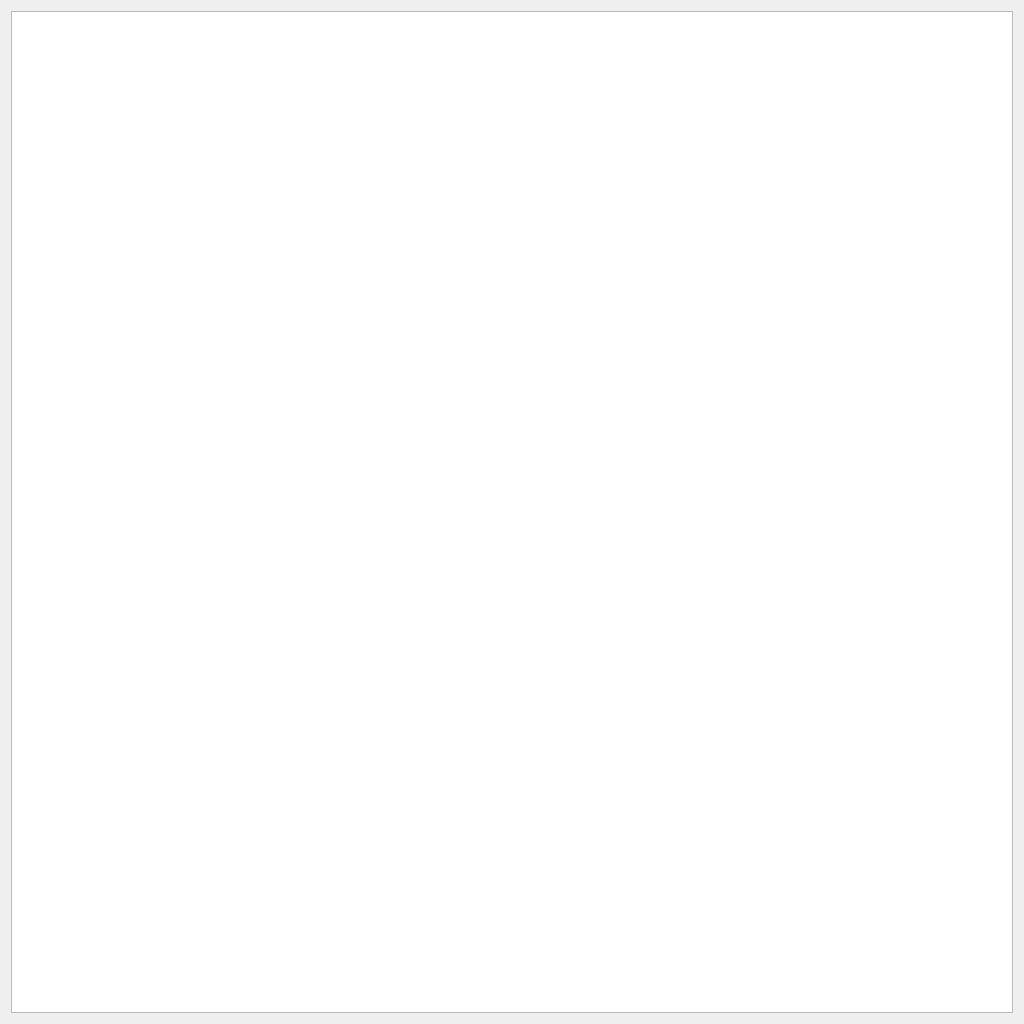
<?xml version="1.0" encoding="UTF-8"?>
<ui version="4.0">
 <class>MainWindow</class>
 <widget class="QMainWindow" name="MainWindow">
  <property name="geometry">
   <rect>
    <x>0</x>
    <y>0</y>
    <width>1024</width>
    <height>1024</height>
   </rect>
  </property>
  <property name="minimumSize">
   <size>
    <width>1024</width>
    <height>1024</height>
   </size>
  </property>
  <property name="windowTitle">
   <string>MainWindow</string>
  </property>
  <widget class="QWidget" name="centralWidget">
   <layout class="QHBoxLayout" name="horizontalLayout">
    <item>
     <widget class="QGraphicsView" name="graphicsView"/>
    </item>
   </layout>
  </widget>
 </widget>
 <layoutdefault spacing="6" margin="11"/>
 <resources/>
 <connections/>
</ui>
